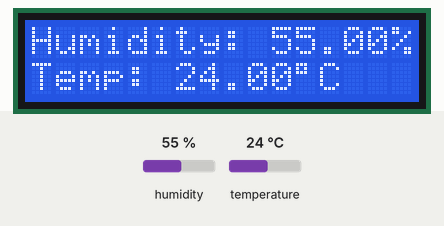
Recording of a sketch running on a simulated Arduino Uno, built with avr-gcc and run on an emulated ATmega328P. Parts: 16×2 character LCD. The test bench sets the inputs (shaded band); at power-on: humidity 55 %, temperature 24 °C.

Above: at 1.2 s.
1.3 s: humidity set to 22 %
At 6.5 s:
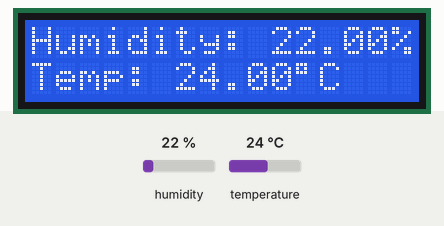
7.3 s: temperature set to 12 °C
At 10.7 s:
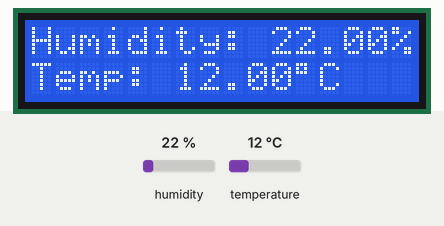
13.3 s: humidity set to 40 %
At 16.2 s:
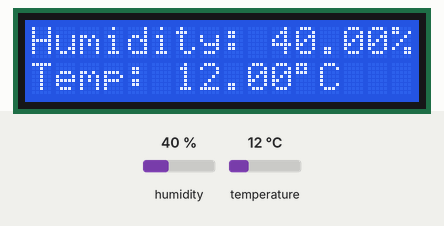
19.3 s: temperature set to 19 °C
At 20.5 s:
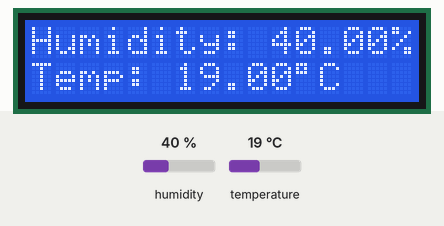
Timing chart, 0 to 22.3 s (numbered marks = the images above; inputs shaded):
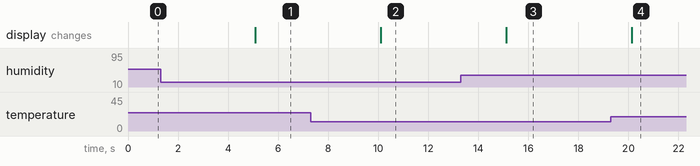

Measured:
- after the input at 1.3 s, the display: changes after 3.8 s (image 1)
- after the input at 7.3 s, the display: changes after 2.8 s (image 2)
- after the input at 13.3 s, the display: changes after 1.8 s (image 3)
- after the input at 19.3 s, the display: changes after 0.82 s (image 4)

The sketch:

weather-station.ino
```cpp
// Simple weather station - Humidity & Temperature using the DHT22 sensor
// and a 16x2 LCD display and an Arduino Uno
// Edited and Updated by superchunks (superchunks.co.uk) - August 2015
// Tony Akens
// 2/14/13
// Wiring for the LCD is as taken from arduino.cc, potentiometer included
// Wiring for DHT sensor is connecting data to pin 8, with a pullup resistor from
// 5v to data wire in addition.
// Details & link to library, and example code adapted from:
// Example testing sketch for various DHT humidity/temperature sensors
// Written by ladyada, public domain
// http://learn.adafruit.com/dht


#include <LiquidCrystal.h>
#include "DHT.h"

#define DHTPIN 2     // what pin we're connected to
LiquidCrystal lcd(7, 8, 9, 10, 11, 12);  //Pins for the LCD display

// Uncomment whatever type you're using!
//#define DHTTYPE DHT11   // DHT 11
#define DHTTYPE DHT22   // DHT 22  (AM2302)
//#define DHTTYPE DHT21   // DHT 21 (AM2301)

// Connect pin 1 (on the left) of the sensor to +5V
// Connect pin 2 of the sensor to whatever your DHTPIN is
// Connect pin 4 (on the right) of the sensor to GROUND
// Connect a 10K resistor from pin 2 (data) to pin 1 (power) of the sensor

DHT dht(DHTPIN, DHTTYPE);

void setup() {
  //Serial.begin(9600);
  dht.begin();
  lcd.begin(16, 2);
}

void loop() {
  // Reading temperature or humidity takes about 250 milliseconds!
  // Sensor readings may also be up to 2 seconds 'old' (its a very slow sensor)
  float h = dht.readHumidity();
  float t = dht.readTemperature();
  //t = t* 9/5 + 32; (uncomment to read in F)

  // check if returns are valid, if they are NaN (not a number) then something went wrong!
  if (isnan(t) || isnan(h)) {
    lcd.setCursor(0, 0);
    lcd.print(F("looking..."));
    //Serial.println("looking...");
  } else {
   lcd.clear();
    lcd.setCursor(0, 0);
    lcd.print("Humidity: ");
    lcd.print(h);
    lcd.print("%");
    lcd.setCursor(0, 1);
    lcd.print("Temp: ");
    lcd.print(t);
    lcd.print("\337C");
    //Serial.print("Humidity: ");
    //Serial.print(h);
    //Serial.print(" %\t");
    //Serial.print("Temperature: ");
    //Serial.print(t);
    //Serial.println("*C");

      // Wait 5 seconds between measurements.
  delay(5000);
  }
}
```
